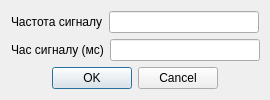
<?xml version="1.0" encoding="UTF-8"?>
<ui version="4.0">
 <class>UltrasoundDialog</class>
 <widget class="QDialog" name="UltrasoundDialog">
  <property name="geometry">
   <rect>
    <x>0</x>
    <y>0</y>
    <width>270</width>
    <height>100</height>
   </rect>
  </property>
  <property name="sizePolicy">
   <sizepolicy hsizetype="Fixed" vsizetype="Fixed">
    <horstretch>0</horstretch>
    <verstretch>0</verstretch>
   </sizepolicy>
  </property>
  <property name="minimumSize">
   <size>
    <width>270</width>
    <height>100</height>
   </size>
  </property>
  <property name="maximumSize">
   <size>
    <width>270</width>
    <height>100</height>
   </size>
  </property>
  <property name="windowTitle">
   <string>Ultradound Dialog</string>
  </property>
  <layout class="QVBoxLayout" name="verticalLayout">
   <item>
    <layout class="QHBoxLayout" name="horizontalLayout">
     <item>
      <widget class="QLabel" name="label">
       <property name="text">
        <string>Частота сигналу</string>
       </property>
      </widget>
     </item>
     <item>
      <spacer name="horizontalSpacer">
       <property name="orientation">
        <enum>Qt::Horizontal</enum>
       </property>
       <property name="sizeHint" stdset="0">
        <size>
         <width>40</width>
         <height>20</height>
        </size>
       </property>
      </spacer>
     </item>
     <item>
      <widget class="QLineEdit" name="signalFrequencyLine">
       <property name="sizePolicy">
        <sizepolicy hsizetype="Fixed" vsizetype="Fixed">
         <horstretch>0</horstretch>
         <verstretch>0</verstretch>
        </sizepolicy>
       </property>
       <property name="minimumSize">
        <size>
         <width>150</width>
         <height>0</height>
        </size>
       </property>
       <property name="alignment">
        <set>Qt::AlignRight|Qt::AlignTrailing|Qt::AlignVCenter</set>
       </property>
      </widget>
     </item>
    </layout>
   </item>
   <item>
    <layout class="QHBoxLayout" name="horizontalLayout_2">
     <item>
      <widget class="QLabel" name="label_2">
       <property name="text">
        <string>Час сигналу (мс)</string>
       </property>
      </widget>
     </item>
     <item>
      <spacer name="horizontalSpacer_2">
       <property name="orientation">
        <enum>Qt::Horizontal</enum>
       </property>
       <property name="sizeHint" stdset="0">
        <size>
         <width>40</width>
         <height>20</height>
        </size>
       </property>
      </spacer>
     </item>
     <item>
      <widget class="QLineEdit" name="signalTimeLine">
       <property name="sizePolicy">
        <sizepolicy hsizetype="Fixed" vsizetype="Fixed">
         <horstretch>0</horstretch>
         <verstretch>0</verstretch>
        </sizepolicy>
       </property>
       <property name="minimumSize">
        <size>
         <width>150</width>
         <height>0</height>
        </size>
       </property>
       <property name="alignment">
        <set>Qt::AlignRight|Qt::AlignTrailing|Qt::AlignVCenter</set>
       </property>
      </widget>
     </item>
    </layout>
   </item>
   <item>
    <widget class="QDialogButtonBox" name="dialogButtonBox">
     <property name="orientation">
      <enum>Qt::Horizontal</enum>
     </property>
     <property name="standardButtons">
      <set>QDialogButtonBox::Cancel|QDialogButtonBox::Ok</set>
     </property>
     <property name="centerButtons">
      <bool>true</bool>
     </property>
    </widget>
   </item>
  </layout>
 </widget>
 <resources/>
 <connections>
  <connection>
   <sender>dialogButtonBox</sender>
   <signal>accepted()</signal>
   <receiver>UltrasoundDialog</receiver>
   <slot>accept()</slot>
   <hints>
    <hint type="sourcelabel">
     <x>248</x>
     <y>254</y>
    </hint>
    <hint type="destinationlabel">
     <x>157</x>
     <y>274</y>
    </hint>
   </hints>
  </connection>
  <connection>
   <sender>dialogButtonBox</sender>
   <signal>rejected()</signal>
   <receiver>UltrasoundDialog</receiver>
   <slot>reject()</slot>
   <hints>
    <hint type="sourcelabel">
     <x>316</x>
     <y>260</y>
    </hint>
    <hint type="destinationlabel">
     <x>286</x>
     <y>274</y>
    </hint>
   </hints>
  </connection>
 </connections>
</ui>
